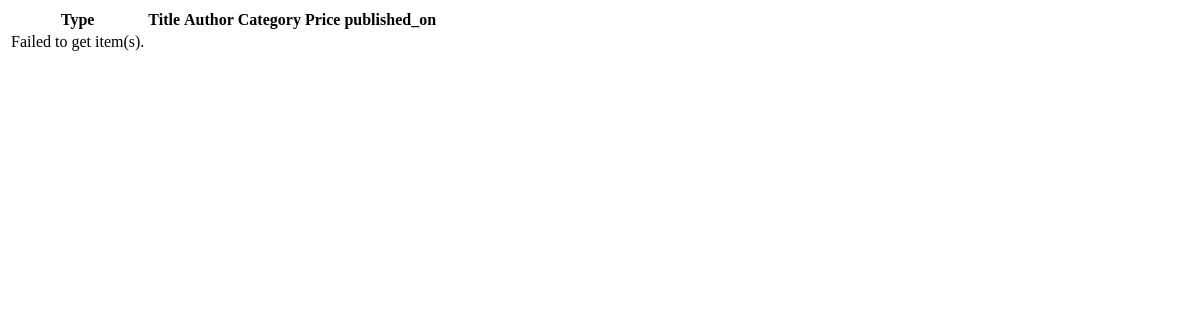
Page /library/items/ on the earlier database version.
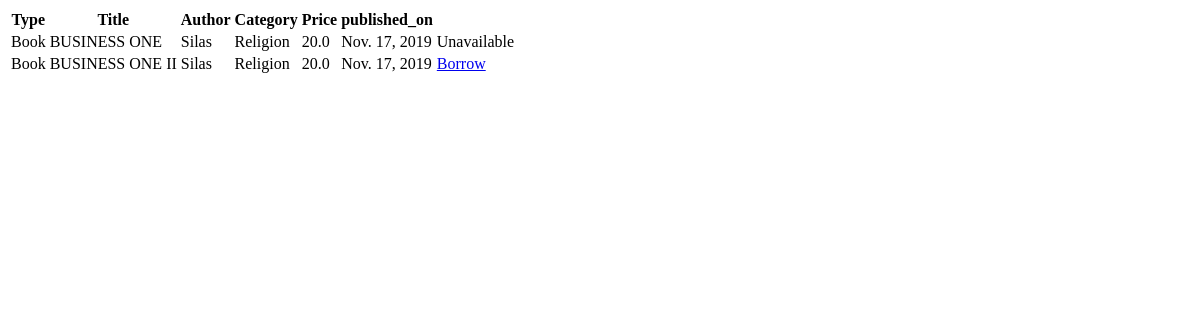
Same page on the later database version.
### library/models.py (models this page shows, shortened)
class item(models.Model):
    id = models.IntegerField(blank=False, null=False, primary_key=True)
    title = models.CharField(max_length=50, blank=False, null=False)
    author = models.CharField(max_length=50, blank=False, null=False)
    price = models.FloatField(blank=False, null=False)
    available = models.IntegerField(blank=False, null=False, default=0)
    published_on = models.DateField(blank=True, null=True)
    uploaded_on = models.DateTimeField(default=datetime.now)
    summary = models.TextField(blank=True, null=True)
    category = models.ForeignKey('library.category', blank=False, null=False, on_delete=models.CASCADE)
    sub_category = models.IntegerField(blank=False, null=False, default=0)
    item_type = models.ForeignKey('library.item_type', blank=False, null=False, on_delete=models.CASCADE)
    uploaded_by = models.ForeignKey('client.user', blank=False, null=False, on_delete=models.CASCADE)
    deleted_on = models.DateTimeField(blank=True, null=True)
    quantity = models.IntegerField(blank=False, null=False, default=1)
    rating = models.IntegerField(blank=False, null=False, default=3)

class item_type(models.Model):
    id = models.IntegerField(blank=False, null=False, primary_key=True)
    title = models.CharField(max_length=50, blank=False, null=False)
    def __str__(self):
        return self.title

class category(models.Model):
    id = models.IntegerField(blank=False, null=False, primary_key=True)
    title = models.CharField(max_length=50, blank=False, null=False)
    status = models.IntegerField(blank=False, null=False)
    created_on = models.DateTimeField(default=datetime.now)
    update_on = models.DateTimeField(blank=True, null=True)
    deleted_on = models.DateTimeField(blank=True, null=True)
    def __str__(self):
        return self.title

### library/views.py (the view)
# urls.py: path('items/', views.items, name='library-get-items'),
def items(request):
    context = init_context()
    items = Item().get(fetch=app_globals.ALL)
    if items['status'] != NEGATIVE:
        context['items'] = items['items']
    context['app_strings'] = AppStrings().get_single('failed_to_get_item', 'dict')
    return render(request, 'library/items.html', context=context)

### client/views.py (called while the page is built)
def init_context(context=None, extra_info=None):
    if context is None:
        context = { 'POSITIVE': 1, 'NEUTRAL': 0, 'NEGATIVE': 1, 'messages': [], 'display_message': NEUTRAL }
    if extra_info is not None:
        context.update(extra_info)
    return context

### e_lib/app_globals.py (called while the page is built)
    def get_single(self, key, return_type="default"):
        if not key in self.strings:
            return "Key not found."
        if (return_type == 'dict'):
            return { key: self.strings[key]}
        return self.strings[key]

### library/classes/item.py (called while the page is built)
    def get(self, item_id=None, fetch=app_globals.ALL):
        data = utils().init()
        try:
            if fetch == app_globals.ALL:
                item_object = get_list_or_404(item)
            elif fetch == app_globals.SINGLE:
                if item_id != None:
                    item_object = get_object_or_404(item, id=item_id)
                else:
                    raise Exception('item_id')
            data['items'] = item_object
        except Exception as e:
            data['status'] = NEGATIVE
            if str(e) == 'item_id':
                data['messages'].append(utils().new_message(NEGATIVE, AppStrings().get_single("item_id_needed"), data=data))
            else:
                data['messages'].append(utils().new_message(NEGATIVE, AppStrings().get_single("failed_to_get_item"), data=data))
        return data

### library/classes/utils.py (called while the page is built)
    def init(self):
        return { 'status': NEUTRAL, 'messages': [], 'display_message': NEUTRAL }

    def new_message(self, status, message, data=None):
        if data is not None and data['display_message'] is NEUTRAL:
            data['display_message'] = status
        return { 'status': status, 'message': message }

### templates/library/items.html (shortened to what this page needs)
<!DOCTYPE html>
<html lang="en">
<head>
</head>
<body>
    <table>
        <tr>
            <th>Type</th>
            <th>Title</th>
            <th>Author</th>
            <th>Category</th>
            <th>Price</th>
            <th>published_on</th>
            <th></th>
        </tr>
        {% if items %}
            {% for item in items %}
                <tr>
                    <td>{{item.item_type}}</td>
                    <td>{{item.title}}</td>
                    <td>{{item.author}}</td>
                    <td>{{item.category}}</td>
                    <td>{{item.price}}</td>
                    <td>{{item.published_on}}</td>
                    <td>
                        {% if item.quantity > 0 %}
                            <a href="{% url 'library:library-borrow-item' item.id %}">Borrow</a>
                        {% else %}
                            Unavailable
                        {% endif %}
                    </td>
                </tr>
            {% endfor %}
        {% else %}
                <tr>
                    <td>{{app_strings.failed_to_get_item}}</td>
                </tr>
        {% endif %}
    </table>
</body>
</html>

Differences in the rows shown:
now on this page (row edited): item: item_type "Book", title "BUSINESS ONE", author "Silas", category "Religion", price "20.0", published_on "Nov. 17, 2019", quantity "Unavailable"
now on this page (row unchanged): item: item_type "Book", title "BUSINESS ONE II", author "Silas", category "Religion", price "20.0", published_on "Nov. 17, 2019", quantity "Borrow"
Other differences:
{{ app_strings.failed_to_get_item }}: "Failed to get item(s)." → (not shown)
